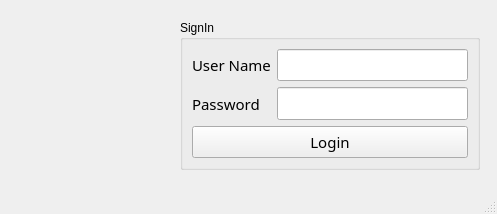
<?xml version="1.0" encoding="UTF-8"?>
<ui version="4.0">
 <class>MainWindow</class>
 <widget class="QMainWindow" name="MainWindow">
  <property name="windowModality">
   <enum>Qt::ApplicationModal</enum>
  </property>
  <property name="geometry">
   <rect>
    <x>0</x>
    <y>0</y>
    <width>497</width>
    <height>214</height>
   </rect>
  </property>
  <property name="sizePolicy">
   <sizepolicy hsizetype="Fixed" vsizetype="Fixed">
    <horstretch>0</horstretch>
    <verstretch>0</verstretch>
   </sizepolicy>
  </property>
  <property name="focusPolicy">
   <enum>Qt::TabFocus</enum>
  </property>
  <property name="windowTitle">
   <string>HOTEL RESERVATION SYSTEM</string>
  </property>
  <widget class="QWidget" name="centralwidget">
   <widget class="QLabel" name="label_icon">
    <property name="geometry">
     <rect>
      <x>20</x>
      <y>20</y>
      <width>150</width>
      <height>150</height>
     </rect>
    </property>
    <property name="sizePolicy">
     <sizepolicy hsizetype="Expanding" vsizetype="Fixed">
      <horstretch>0</horstretch>
      <verstretch>0</verstretch>
     </sizepolicy>
    </property>
    <property name="text">
     <string/>
    </property>
   </widget>
   <widget class="QGroupBox" name="groupBox">
    <property name="geometry">
     <rect>
      <x>180</x>
      <y>20</y>
      <width>300</width>
      <height>150</height>
     </rect>
    </property>
    <property name="sizePolicy">
     <sizepolicy hsizetype="Expanding" vsizetype="Fixed">
      <horstretch>0</horstretch>
      <verstretch>0</verstretch>
     </sizepolicy>
    </property>
    <property name="title">
     <string>SignIn</string>
    </property>
    <property name="alignment">
     <set>Qt::AlignJustify|Qt::AlignTop</set>
    </property>
    <layout class="QGridLayout" name="gridLayout">
     <item row="0" column="0">
      <layout class="QFormLayout" name="_2">
       <item row="0" column="0">
        <widget class="QLabel" name="label">
         <property name="sizePolicy">
          <sizepolicy hsizetype="Preferred" vsizetype="Expanding">
           <horstretch>0</horstretch>
           <verstretch>0</verstretch>
          </sizepolicy>
         </property>
         <property name="font">
          <font>
           <family>Lucida Sans</family>
           <pointsize>11</pointsize>
          </font>
         </property>
         <property name="text">
          <string>User Name</string>
         </property>
        </widget>
       </item>
       <item row="0" column="1">
        <widget class="QLineEdit" name="lineEdit_username">
         <property name="sizePolicy">
          <sizepolicy hsizetype="Expanding" vsizetype="Expanding">
           <horstretch>0</horstretch>
           <verstretch>0</verstretch>
          </sizepolicy>
         </property>
         <property name="maxLength">
          <number>30</number>
         </property>
        </widget>
       </item>
       <item row="1" column="0">
        <widget class="QLabel" name="label_2">
         <property name="sizePolicy">
          <sizepolicy hsizetype="Preferred" vsizetype="Expanding">
           <horstretch>0</horstretch>
           <verstretch>0</verstretch>
          </sizepolicy>
         </property>
         <property name="font">
          <font>
           <family>Lucida Sans</family>
           <pointsize>11</pointsize>
          </font>
         </property>
         <property name="text">
          <string>Password</string>
         </property>
        </widget>
       </item>
       <item row="1" column="1">
        <widget class="QLineEdit" name="lineEdit_password">
         <property name="sizePolicy">
          <sizepolicy hsizetype="Expanding" vsizetype="Expanding">
           <horstretch>0</horstretch>
           <verstretch>0</verstretch>
          </sizepolicy>
         </property>
         <property name="maxLength">
          <number>10</number>
         </property>
         <property name="echoMode">
          <enum>QLineEdit::Password</enum>
         </property>
        </widget>
       </item>
       <item row="2" column="0" colspan="2">
        <widget class="QPushButton" name="pushButton">
         <property name="sizePolicy">
          <sizepolicy hsizetype="Expanding" vsizetype="Expanding">
           <horstretch>0</horstretch>
           <verstretch>0</verstretch>
          </sizepolicy>
         </property>
         <property name="font">
          <font>
           <family>Lucida Sans</family>
           <pointsize>11</pointsize>
          </font>
         </property>
         <property name="text">
          <string>Login</string>
         </property>
        </widget>
       </item>
      </layout>
     </item>
    </layout>
   </widget>
  </widget>
  <widget class="QMenuBar" name="menubar">
   <property name="geometry">
    <rect>
     <x>0</x>
     <y>0</y>
     <width>497</width>
     <height>21</height>
    </rect>
   </property>
  </widget>
  <widget class="QStatusBar" name="statusbar"/>
 </widget>
 <resources/>
 <connections/>
</ui>
